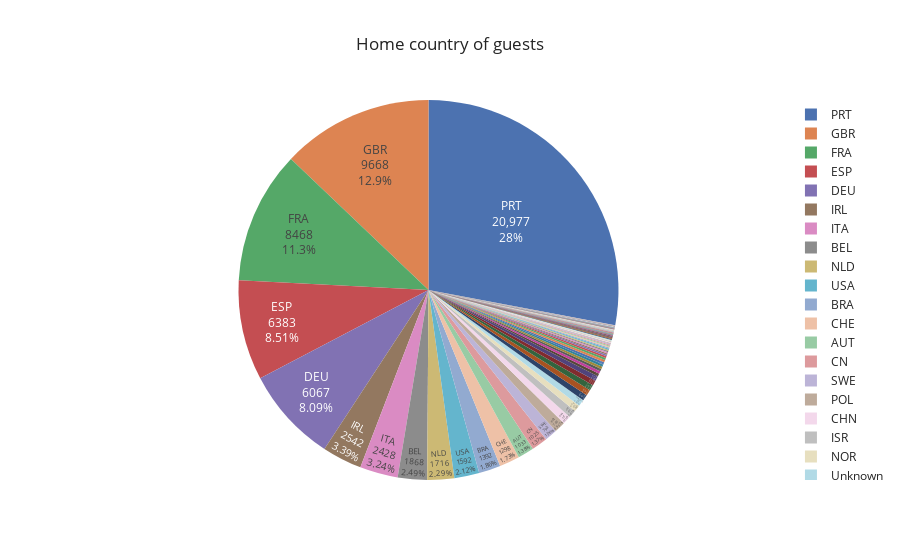

Notebook code cell kept with this figure:
### Markdown cell above
A majority of the hotel guests (28%) come from Portugal. In addition to this, most of the guests with the highest number of bookings are based in Europe

### Code cell
fig = px.pie(countries,
             values="No. of guests",
             names="country",
             title="Home country of guests",
             template="seaborn")
fig.update_traces(textposition="inside", textinfo="value+percent+label")
fig.show()

### Figure 1 — Plotly figure (JSON) as saved in the notebook; plotly's stock layout.template omitted (floating-point values rounded to 4 significant figures; data arrays with more than 128 entries replaced by an {"elided": "..."} marker saying what was removed)
{"data": [{"domain": {"x": [0, 1], "y": [0, 1]}, "hovertemplate": "country=%{label}<br>No. of guests=%{value}<extra></extra>", "labels": {"elided": "166 str values"}, "legendgroup": "", "name": "", "showlegend": true, "textinfo": "value+percent+label", "textposition": "inside", "type": "pie", "values": {"elided": "166 int values"}}], "layout": {"legend": {"tracegroupgap": 0}, "title": {"text": "Home country of guests"}}}
